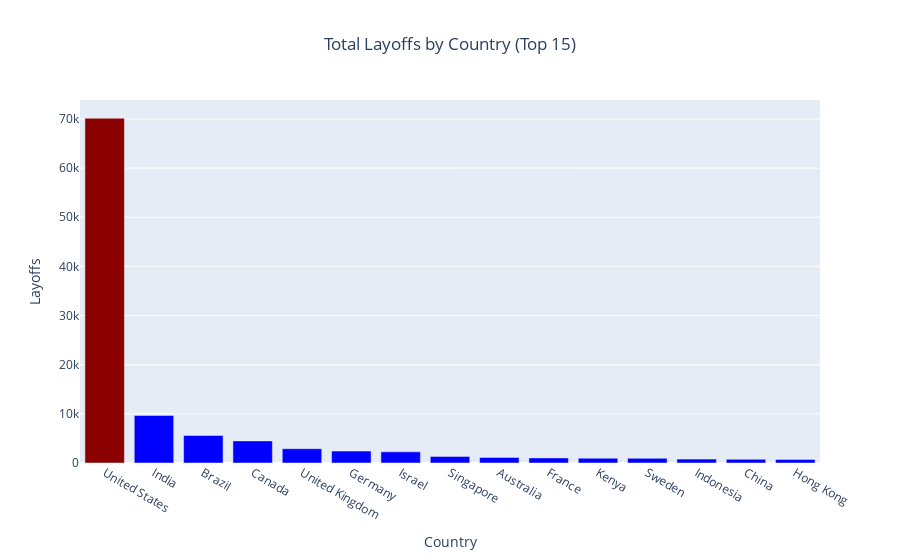

Write notebook code for a chart like this one.
### Markdown cell above
<h3>International Perspective: Countries Most Affected by Layoffs</h3>

As part of our comprehensive data analysis project focusing on global layoffs since the onset of the COVID-19 pandemic, a consistent and compelling trend has emerged: approximately four out of five of the top companies conducting significant layoffs each year are headquartered in the United States. This observation underscores the profound impact of the pandemic on the U.S. job market.

To broaden our understanding, we are extending our analysis beyond U.S. borders. Specifically, we will visualize the countries—excluding the United States—that have borne the brunt of layoffs during this challenging period. By examining this international dimension, we aim to provide a more holistic context, shedding light on the regions most significantly affected by workforce reductions.

### Code cell
import numpy as np

# Group by country and sum the layoffs
country_layoffs = (
    clean_df
    .groupby('Country')['Layoffs']
    .sum()
    .sort_values(ascending=False)
    .reset_index()
)

# Select top 15 countries by total layoffs
top_15_countries = country_layoffs.head(15)

# Bar chart for total layoffs by country
fig_country_layoffs = px.bar(
    top_15_countries, 
    x='Country', 
    y='Layoffs', 
    title='Total Layoffs by Country (Top 15)', 
    color=np.where(top_15_countries.index == 0, True, False),
    color_discrete_map={True: 'darkred', False: 'blue'}
)

fig_country_layoffs.update_layout(title_x=0.5, showlegend=False)

fig_country_layoffs.show()

### Figure 1 — Plotly figure (JSON) as saved in the notebook; plotly's stock layout.template omitted (floating-point values rounded to 4 significant figures)
{"data": [{"alignmentgroup": "True", "hovertemplate": "color=True<br>Country=%{x}<br>Layoffs=%{y}<extra></extra>", "legendgroup": "True", "marker": {"color": "darkred", "pattern": {"shape": ""}}, "name": "True", "offsetgroup": "True", "orientation": "v", "showlegend": true, "textposition": "auto", "type": "bar", "x": ["United States"], "xaxis": "x", "y": [70154], "yaxis": "y"}, {"alignmentgroup": "True", "hovertemplate": "color=False<br>Country=%{x}<br>Layoffs=%{y}<extra></extra>", "legendgroup": "False", "marker": {"color": "blue", "pattern": {"shape": ""}}, "name": "False", "offsetgroup": "False", "orientation": "v", "showlegend": true, "textposition": "auto", "type": "bar", "x": ["India", "Brazil", "Canada", "United Kingdom", "Germany", "Israel", "Singapore", "Australia", "France", "Kenya", "Sweden", "Indonesia", "China", "Hong Kong"], "xaxis": "x", "y": [9683, 5603, 4499, 2911, 2422, 2270, 1339, 1136, 1040, 982, 942, 791, 755, 730], "yaxis": "y"}], "layout": {"barmode": "relative", "legend": {"title": {"text": "color"}, "tracegroupgap": 0}, "showlegend": false, "title": {"text": "Total Layoffs by Country (Top 15)", "x": 0.5}, "xaxis": {"anchor": "y", "domain": [0, 1], "title": {"text": "Country"}}, "yaxis": {"anchor": "x", "domain": [0, 1], "title": {"text": "Layoffs"}}}}
